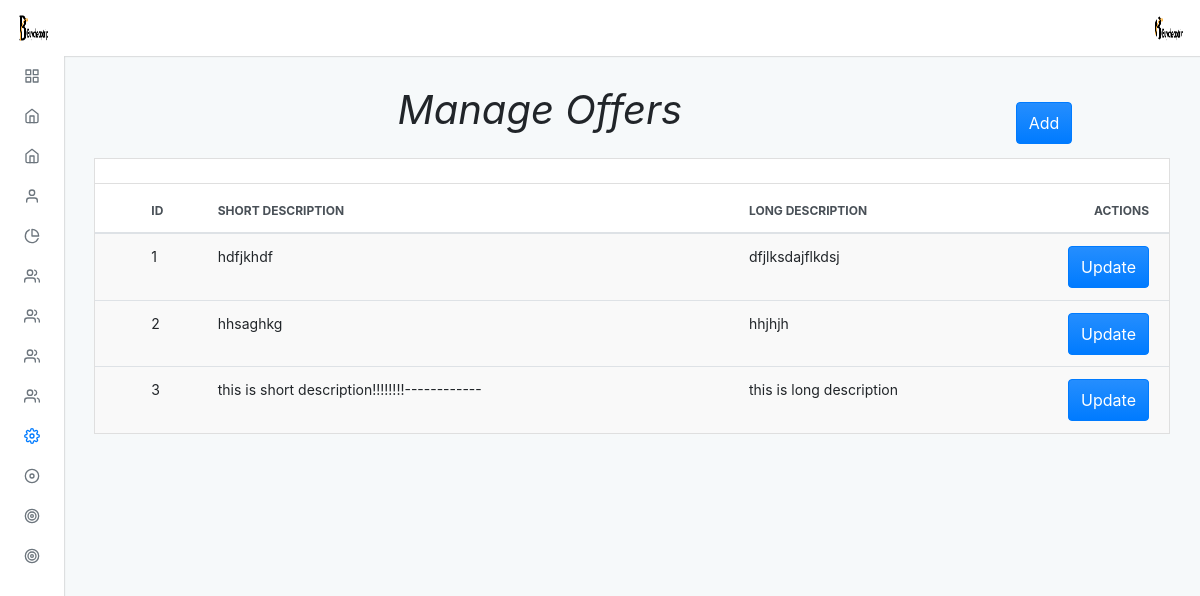
Page /admin/default/manage_offer.php (signed in) on the committed database.
### tables this page shows
CREATE TABLE `manage_offer` (
  `id` int(11) NOT NULL,
  `short_description` varchar(200) NOT NULL,
  `long_description` text NOT NULL
);

### admin/default/manage_offer.php (the view, shortened to what this page needs)
<?php
include "../../connection.php";
?>
<?php $page = "setting";
include("./incluede/header.php") ?>
<div class="adminx-content">
    <div class="adminx-main-content">
        <div class="container-fluid">
            <div class="row">
                <div class="col-lg-10 pb-3">
                <h1><b><i>Manage Offers</i></b></h1>
                </div>
                <div class="col-lg-2 mt-3"><a href="add_manage_offer"><button type="button" class="btn btn-primary waves-effect waves-light add">Add</button></a></div>
            </div>
            <div class="row">
                <div class="col">
                    <div class="card mb-grid">
                        <div class="card-header d-flex justify-content-between align-items-center">
                        </div>
                        <div class="table-responsive-md">
                            <table class="table table-actions table-striped table-hover mb-0">
                                <thead>
                                    <tr>
                                        <th scope="col">
                                            <label class="custom-control custom-checkbox m-0 p-0">
                                            </label>
                                        </th>
                                        <th scope="col">Id</th>
                                        <th scope="col">Short Description</th>
                                        <th scope="col">Long description</th>
                                        <th scope="col">Actions</th>
                                    </tr>
                                </thead>
                                <tbody>
                                    <?php
                                    $query = "SELECT manage_offer.id, manage_offer.short_description,manage_offer.long_description
                                    FROM manage_offer  ORDER BY id ASC";
                                    $res = mysqli_query($conn, $query);
                                    $a = 1;
                                    while ($row = mysqli_fetch_assoc($res)) {
                                    ?>
                                        <tr>
                                            <th scope="row">
                                                <label class="custom-control custom-checkbox m-0 p-0">
                                                </label>
                                            </th>
                                            <td><?php echo $a ?></td>
                                            <td><?php echo $row['short_description'] ?></td>
                                            <td><?php echo $row['long_description'] ?></td>
                                            <td>
                                                <a href="manage_offer_update?id=<?php echo $row['id']; ?>"><button type="button" class="btn btn-primary waves-effect waves-light add">Update</button></a>
                                            </td>
                                        <tr>
                                        <?php
                                        ++$a;
                                    }
                                        ?>
                        </div>
                    </div>
                </div>
            </div>
        </div>
    </div>
</div>
<?php include("./incluede/footer.php") ?>

### admin/default/incluede/header.php (shortened to what this page needs)
<!DOCTYPE html>
<html lang="en">
<head>
  <link rel="stylesheet" type="text/css" href="./dist/css/adminx.css" media="screen" />
</head>
<body class=" virat">
  <div class="adminx-container">
    <?php
    $query = "select * from admin_login";
    $result = mysqli_query($conn, $query);
    while ($row = mysqli_fetch_assoc($result)) {
    ?>
      <nav class="navbar navbar-expand justify-content-between fixed-top virat_1">
        <a class="navbar-brand mb-0 h1 d-none d-md-block" href="admin">
          <img src="../upload/<?php echo $row['image']; ?>" class="navbar-brand-image d-inline-block align-top mr-2" class="circle" alt="">
        </a>
        <ul class="navbar-nav d-flex justify-content-end mr-2">
          <li class="nav-item dropdown">
            <a class="nav-link avatar-with-name" id="navbarDropdownMenuLink" data-toggle="dropdown" href="#">
              <img src="../upload/<?php echo $row['image']; ?>" class="d-inline-block align-top" class="rounded" alt="">
            </a>
          </li>
        </ul>
      <?php
    }
      ?>
      </nav>
      <div class="adminx-sidebar expand-hover push">
        <ul class="sidebar-nav">
          <li class="sidebar-nav-item">
            <a href="admin" class="sidebar-nav-link <?php if ($page == 'home') {
                                                      echo 'active';
                                                    } ?>">
              <span class="sidebar-nav-icon">
                <i data-feather="grid"></i>
              </span>
            </a>
          </li>
          <li class="sidebar-nav-item">
            <a class="sidebar-nav-link <?php if ($page == 'thailand') {
                                          echo 'active';
                                        } ?> collapsed" data-toggle="collapse" href="#examplepackage" aria-expanded="false" aria-controls="examplepackage">
              <span class="sidebar-nav-icon">
                <i data-feather="home"></i>
              </span>
            </a>
          </li>
          <li class="sidebar-nav-item">
            <a class="sidebar-nav-link <?php if ($page == 'slider') {
                                          echo 'active';
                                        } ?> collapsed" data-toggle="collapse" href="#example" aria-expanded="false" aria-controls="example">
              <span class="sidebar-nav-icon">
                <i data-feather="home"></i>
              </span>
            </a>
          </li>
          <li class="sidebar-nav-item">
            <a class=" sidebar-nav-link <?php if ($page == 'about') {
                                          echo 'active';
                                        } ?> collapsed" data-toggle="collapse" href="#exampl_a" aria-expanded="false" aria-controls="exampl_a">
              <span class="sidebar-nav-icon">
                <i data-feather="user"></i>
              </span>
            </a>
          </li>
          <li class="sidebar-nav-item">
            <a class=" sidebar-nav-link <?php if ($page == 'our') {
                                          echo 'active';
                                        } ?> collapsed" data-toggle="collapse" href="#examp" aria-expanded="false" aria-controls="examp">
              <span class="sidebar-nav-icon">
                <i data-feather="pie-chart"></i>
              </span>
            </a>
          </li>
          <li class="sidebar-nav-item">
            <a class=" sidebar-nav-link <?php if ($page == 'transport') {
                                          echo 'active';
                                        } ?> collapsed" data-toggle="collapse" href="#exa_team" aria-expanded="false" aria-controls="exa_team">
              <span class="sidebar-nav-icon">
                <i data-feather="users"></i>
              </span>
            </a>
          </li>
          <li class="sidebar-nav-item">
            <a class=" sidebar-nav-link <?php if ($page == 'transport') {
                                          echo 'active';
                                        } ?> collapsed" data-toggle="collapse" href="#exa_team89" aria-expanded="false" aria-controls="exa_team89">
              <span class="sidebar-nav-icon">
                <i data-feather="users"></i>
              </span>
            </a>
          </li>
          <li class="sidebar-nav-item">
            <a class=" sidebar-nav-link <?php if ($page == 'transport') {
                                          echo 'active';
                                        } ?> collapsed" data-toggle="collapse" href="#exa_team99" aria-expanded="false" aria-controls="exa_team99">
              <span class="sidebar-nav-icon">
                <i data-feather="users"></i>
              </span>
            </a>
          </li>
          <li class="sidebar-nav-item">
            <a class=" sidebar-nav-link <?php if ($page == 'users') {
                                          echo 'active';
                                        } ?> collapsed" data-toggle="collapse" href="#exa_team98" aria-expanded="false" aria-controls="exa_team98">
              <span class="sidebar-nav-icon">
                <i data-feather="users"></i>
              </span>
            </a>
          </li>
          <li class="sidebar-nav-item">
            <a class=" sidebar-nav-link <?php if ($page == 'setting') {
                                          echo 'active';
                                        } ?> collapsed" data-toggle="collapse" href="#ex" aria-expanded="false" aria-controls="ex">
              <span class="sidebar-nav-icon">
                <i data-feather="settings"></i>
              </span>
            </a>
            <li class="sidebar-nav-item">
                <a href="../default/users_wallet" class="sidebar-nav-link">
                  <span class="sidebar-nav-abbr">
                    <i data-feather="disc"></i>
                  </span>
                </a>
              </li>
              <li class="sidebar-nav-item">
                <a href="../default/thailand_payment" class="sidebar-nav-link">
                  <span class="sidebar-nav-abbr">
                    <i data-feather="target"></i>
                  </span>
                </a>
              </li>
              <li class="sidebar-nav-item">
                <a href="../default/manage_offer" class="sidebar-nav-link">
                  <span class="sidebar-nav-abbr">
                    <i data-feather="target"></i>
                  </span>
                </a>
              </li>
      </div>

### admin/default/incluede/header.php (style rules this page uses)
.pb-3 { text-align: center; }

### rows in the picture
manage_offer: short_description "hdfjkhdf", long_description "dfjlksdajflkdsj"
manage_offer: short_description "hhsaghkg", long_description "hhjhjh"
manage_offer: short_description "this is short description!!!!!!!!------------", long_description "this is long description"
